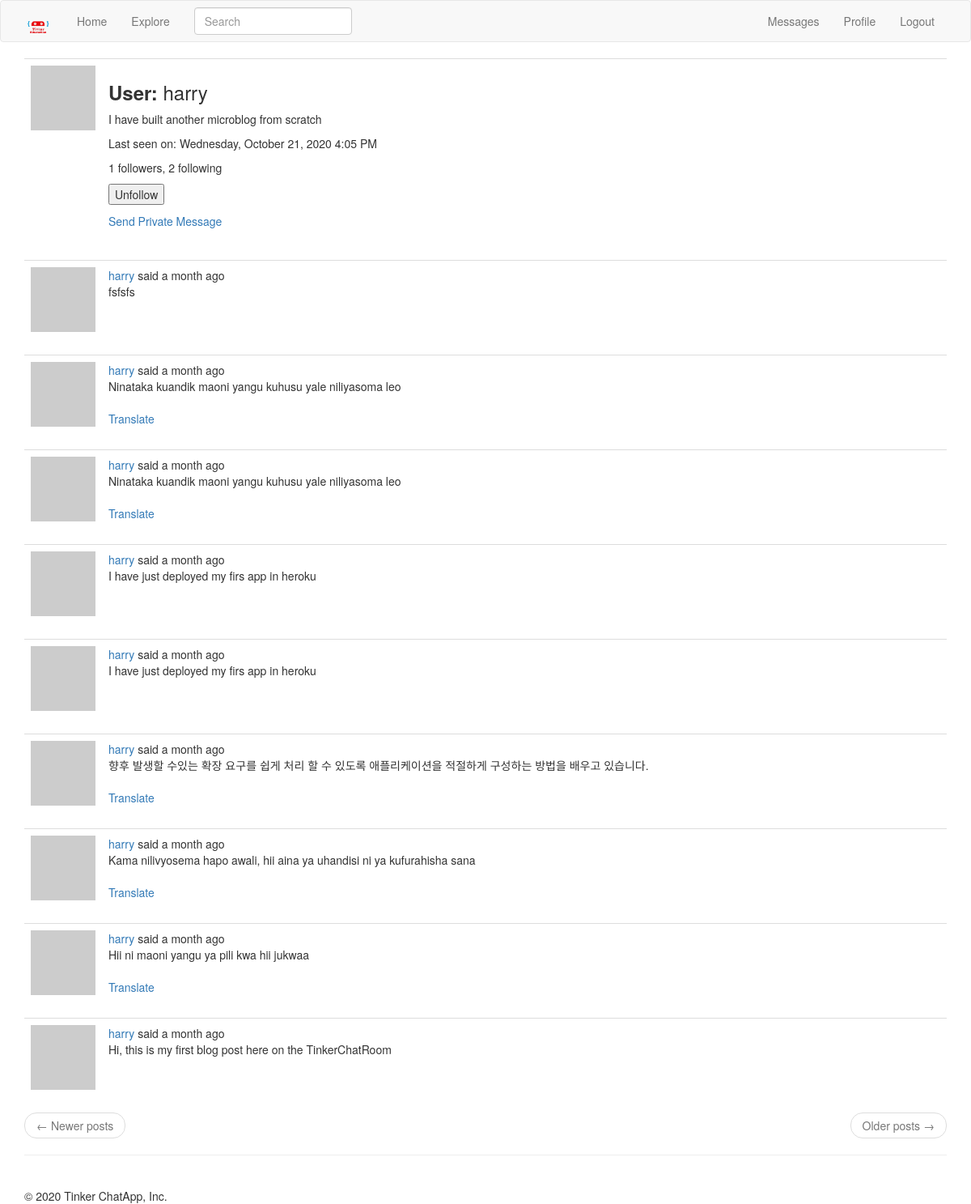
The page /main/profile/harry (signed in) on the database as committed earlier.
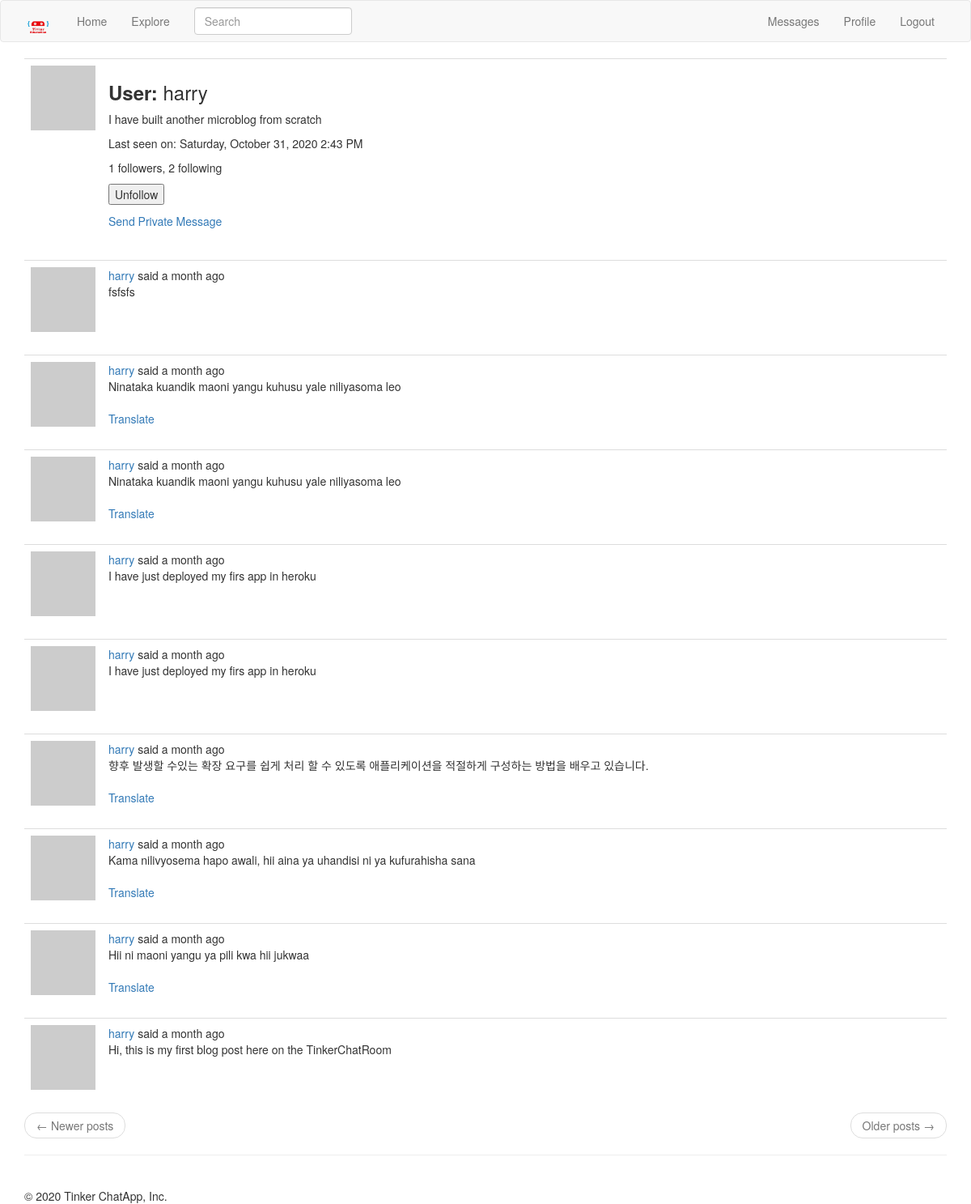
The same page on the database as committed later.
### app/models.py (models this page shows, shortened)
class User( UserMixin ,db.Model):
    id = db.Column(db.Integer, primary_key = True)
    username = db.Column(db.String(64), unique = True, index = True)
    email = db.Column(db.String(120), unique = True, index = True)
    password_hash = db.Column(db.String(128))
    posts = db.relationship('Post', backref = 'author', lazy = 'dynamic')
    about_me = db.Column(db.String(140))
    last_seen = db.Column(db.DateTime, default = datetime.utcnow)
    messages_sent = db.relationship('Message', foreign_keys='Message.sender_id', backref='author', lazy = 'dynamic')
    messages_received = db.relationship('Message', foreign_keys='Message.recipient_id', backref='recipient', lazy='dynamic')
    last_message_read_time = db.Column(db.DateTime) # the last time the user visited the messages page
    followed = db.relationship(
        'User',
        secondary = followers,
        primaryjoin = (followers.c.follower_id == id),
        secondaryjoin = (followers.c.followed_id == id),
        backref = db.backref('followers', lazy = 'dynamic'),
        lazy = 'dynamic'
    )
    def avatar(self, size):
        digest = md5(self.email.lower().encode('utf-8')).hexdigest()
        return 'https://www.gravatar.com/avatar/{}?d=identicon&s={}'.format(digest, size)
    def is_following(self, user):
        return self.followed.filter(followers.c.followed_id == user.id).count() > 0

class SearchableMixin(object):
    @classmethod
    def before_commit(cls, session):
        session._changes = {
            'add': list(session.new),
            'update': list(session.dirty),
            'delete': list(session.deleted)
        }
    @classmethod
    def after_commit(cls, session):
        for obj in session._changes['add']:
            if isinstance(obj, SearchableMixin):
                add_to_index(obj.__tablename__, obj)
        for obj in session._changes['update']:
            if isinstance(obj, SearchableMixin):
                add_to_index(obj.__tablename__,obj)
        for obj in session._changes['delete']:
            if isinstance(obj, SearchableMixin):
                remove_from_index(obj.__tablename__, obj)
        session._changes = None

class Post(SearchableMixin, db.Model):
    __searchable__ = ['body']
    id = db.Column(db.Integer, primary_key = True)
    body = db.Column(db.String(140))
    timestamp = db.Column(db.DateTime, index = True, default = datetime.utcnow)
    user_id = db.Column(db.Integer, db.ForeignKey('user.id'))
    language = db.Column(db.String(5))

### app/main/routes.py (the view)
@bp.route('/profile/<username>')
@login_required
def profile(username):
    user = User.query.filter_by(username = username).first_or_404()
    form = EmptyForm()
    page = request.args.get('page', 1, type=int)
    posts = user.posts.order_by(Post.timestamp.desc()).paginate(
        page, current_app.config['POSTS_PER_PAGE'], False
    )
    next_url = url_for('main.profile', username = username, page = posts.next_num) \
        if posts.has_next else None
    prev_url = url_for('main.profile', username = username, page = posts.prev_num) \
        if posts.has_prev else None
    return render_template('main/profile.html', title = _('Profile'), user = user, form = form, posts = posts.items, next_url = next_url, prev_url = prev_url)

### app/main/forms.py
class SearchForm(FlaskForm):
    q = StringField(_('Search'), validators = [DataRequired()])
    def __init__(self, *args, **kwargs):
        if 'formdata' not in kwargs:
            kwargs['formdata'] = request.args
        if 'csrf_enabled' not in kwargs:
            kwargs['csrf_enabled'] = False
        super(SearchForm, self).__init__(*args, **kwargs)

class EmptyForm(FlaskForm):
    submit = SubmitField('Submit')

### app/main/routes.py (called while the page is built)
@bp.before_app_request
def before_request():
    if current_user.is_authenticated:
        current_user.last_seen = datetime.utcnow()
        db.session.commit()
        g.search_form= SearchForm()
    g.locale = str(get_locale())

### app/models.py (called while the page is built)
@login.user_loader
def load_user(id):
    return User.query.get(int(id))

### app/templates/main/profile.html (shortened to what this page needs)
{% extends 'main/base.html' %}
{% import 'bootstrap/wtf.html' as wtf %}
{% block app_content %}
    <table class="table">
        <tr valign = 'top'>
            <td width = '70px'>
                <img src="{{ user.avatar(128) }}">
            </td>
            <td>
                <h3><b>{{ _('User') }}: </b>{{ user.username }}</h3>
                {% if user.about_me %}<p> {{ user.about_me }} </p>{% endif %}
                {% if user.last_seen %}<p>{{ _('Last seen on') }}: {{ moment(user.last_seen).format('LLLL') }}</p>{% endif %}
                <p>{{ user.followers.count() }} followers, {{ user.followed.count() }} following</p>
                {% if user == current_user %}
                    <a href="{{ url_for('main.edit_profile') }}">{{ _('Edit Your Profile') }}</a>
                {% else %}
                    <p>
                        <form action="{{ url_for('main.unfollow', username = user.username) }}" method="POST">
                            {{ form.submit(value='Unfollow') }}
                        </form>
                    </p>
                {% endif %}
                {% if user != current_user %}
                    <p>
                        <a href="{{ url_for('main.send_message', recipient = user.username) }}">
                            {{ _('Send Private Message') }}
                        </a>
                    </p>
                {% endif %}
            </td>
        </tr>
    </table>
    {% for post in posts %}
        {% include 'main/_posts.html' %}
    {% endfor %}
    <nav aria-label="...">
        <ul class="pager">
            <li class="previous{% if not prev_url %} disabled{% endif %}">
                <a href="{{ prev_url or '#' }}">
                    <span aria-hidden="true">&larr;</span> {{ _('Newer posts') }}
                </a>
            </li>
            <li class="next{% if not next_url %} disabled{% endif %}">
                <a href="{{ next_url or '#' }}">
                    {{ _('Older posts') }} <span aria-hidden="true">&rarr;</span>
                </a>
            </li>
        </ul>
    </nav>
{% endblock %}

### app/templates/main/base.html (shortened to what this page needs)
{% extends 'bootstrap/base.html' %}
{% block head %}
{{super()}}
{% endblock %}
{% block navbar %}
<nav class="navbar navbar-default">
    <div class="container">
        <div class="navbar-header">
            <a class="navbar-brand" href="{{ url_for('main.home') }}"><img src="{{url_for('static', filename = 'images/tinker_logo.png')}}" width="35", height="35"></a>
        </div>
        <div class="collapse navbar-collapse" id="bs-example-navbar-collapse-1">
            <ul class="nav navbar-nav">
                <li><a href="{{ url_for('main.home') }}">Home</a></li>
                <li><a href="{{ url_for('main.explore') }}">Explore</a></li>
            </ul>
            {% if g.search_form %}
                <form action="{{ url_for('main.search') }}" method="GET" class="navbar-form navbar-left">
                    <div class="form-group">
                        {{ g.search_form.q(size = 20, class = 'form-control', placeholder = g.search_form.q.label.text) }}
                    </div>
                </form>
            {% endif %}
            <ul class="nav navbar-nav navbar-right">
            {% if current_user.is_anonymous %}
                <li><a href="{{ url_for('auth.login') }}">Login</a></li>
            {% else %}
                <li>
                    <a href="{{ url_for('main.messages') }}">
                        {{ _('Messages') }}
                    </a>
                </li>
                <li><a href="{{ url_for('main.profile', username = current_user.username) }}">Profile</a></li>
                <li><a href="{{ url_for('auth.logout') }}">Logout</a></li>
            {% endif %}
        </div>
    </div>
</nav>
{% endblock %}
{% block content %}
    <div class="container">
        {% block app_content %}
        {% endblock %}
        <hr><br>{{super()}}
        {%- block footer %}
            <footer>&copy; {{moment().format('YYYY') }} Tinker ChatApp, Inc.</footer>
        {%- endblock footer %}
    </div>
{% endblock %}

### app/templates/main/_posts.html (shortened to what this page needs)
<table class="table table-hover">
    <tr valign = 'top'>
        <td width="70px">
            <a href="{{ url_for('main.profile', username=post.author.username) }}">
                <img src="{{ post.author.avatar(36) }}" />
            </a>
        </td>
        <td>
            {{ _('%(username)s said %(when)s',
                username=user_link, when=moment(post.timestamp).fromNow()) }}
            <br>
            <span id="post{{ post.id }}">{{ post.body }}</span>
            {% if post.language and post.language != g.locale %}
                <br><br>
                <span id="translation{{ post.id }}">
                    <a href="javascript:translate(
                                '#post{{ post.id }}',
                                '#translation{{ post.id }}',
                                '{{ post.language }}',
                                '{{ g.locale }}');">{{ _('Translate') }}</a>
                </span>
            {% endif %}
        </td>
    </tr>
</table>

Rows that differ between the two databases and show on the page:
changed User "harry": last_seen "Wednesday, October 21, 2020 4:05 PM" → "Saturday, October 31, 2020 2:43 PM"
